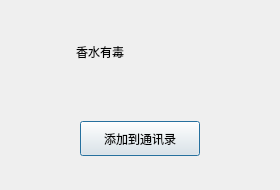
<?xml version="1.0" encoding="UTF-8"?>
<ui version="4.0">
 <class>FindSuccessDlg</class>
 <widget class="QDialog" name="FindSuccessDlg">
  <property name="geometry">
   <rect>
    <x>0</x>
    <y>0</y>
    <width>280</width>
    <height>190</height>
   </rect>
  </property>
  <property name="minimumSize">
   <size>
    <width>280</width>
    <height>190</height>
   </size>
  </property>
  <property name="maximumSize">
   <size>
    <width>280</width>
    <height>190</height>
   </size>
  </property>
  <property name="windowTitle">
   <string>Dialog</string>
  </property>
  <layout class="QVBoxLayout" name="verticalLayout">
   <item>
    <widget class="QWidget" name="widget" native="true">
     <layout class="QHBoxLayout" name="horizontalLayout">
      <item>
       <widget class="QLabel" name="head_lb">
        <property name="minimumSize">
         <size>
          <width>50</width>
          <height>50</height>
         </size>
        </property>
        <property name="maximumSize">
         <size>
          <width>50</width>
          <height>50</height>
         </size>
        </property>
        <property name="text">
         <string/>
        </property>
       </widget>
      </item>
      <item>
       <widget class="QLabel" name="name_lb">
        <property name="text">
         <string>香水有毒</string>
        </property>
        <property name="alignment">
         <set>Qt::AlignCenter</set>
        </property>
       </widget>
      </item>
      <item>
       <spacer name="horizontalSpacer">
        <property name="orientation">
         <enum>Qt::Horizontal</enum>
        </property>
        <property name="sizeHint" stdset="0">
         <size>
          <width>40</width>
          <height>20</height>
         </size>
        </property>
       </spacer>
      </item>
     </layout>
    </widget>
   </item>
   <item>
    <widget class="QWidget" name="widget_2" native="true">
     <layout class="QHBoxLayout" name="horizontalLayout_2">
      <item>
       <widget class="ClickedBtn" name="add_friend_btn">
        <property name="minimumSize">
         <size>
          <width>120</width>
          <height>35</height>
         </size>
        </property>
        <property name="maximumSize">
         <size>
          <width>120</width>
          <height>35</height>
         </size>
        </property>
        <property name="text">
         <string>添加到通讯录</string>
        </property>
       </widget>
      </item>
     </layout>
    </widget>
   </item>
  </layout>
 </widget>
 <customwidgets>
  <customwidget>
   <class>ClickedBtn</class>
   <extends>QPushButton</extends>
   <header location="global">clickedbtn.h</header>
  </customwidget>
 </customwidgets>
 <resources/>
 <connections/>
</ui>
